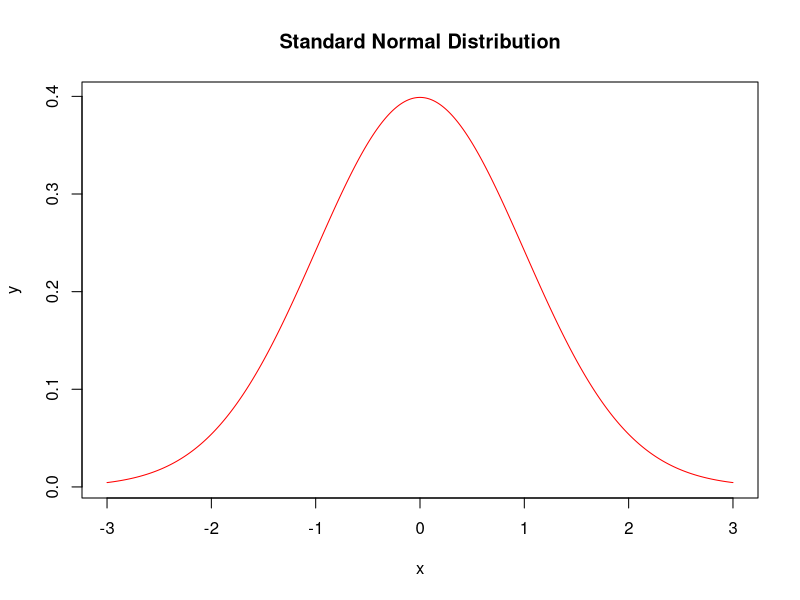

Here is the R script that generated this plot: (Note: this script raises an error after producing the figure.)
# install the package expss
# let's now plot a standard normal distribution

x <- seq(-3,3, by = 0.01)
y <- dnorm(x, mean = 0, sd = 1)
plot(x, y, type = 'l', col= 'red',main = 'Standard Normal Distribution')

# from a sample of 30 managaers, make a sampling distribution of the proportion of managers who said Yes (who took a training program)
# suppose we do the sampling 1000 times

samp.prop <- c()
for (i in 1:1000){
  set.seed(143+i)
  samp <- sample(eai$`Training Program`, 30)
  samp.prop[i] <- count_if('Yes', samp)/30
}

xsp <- seq(min(samp.prop), max(samp.prop), by = 0.01)
ysp <- dnorm(xsp, mean = mean(samp.prop), sd = sd(samp.prop))
plot(xsp, ysp, type = 'l', main = 'Sampling Distribution of the Sample Proportion')

hist(samp.prop, prob = T, main='Sampling Distribution of the Sample Proportion of Trained Managers', xlab='Sample Proportion Estimates', ylab='Probability')

x <- seq(min(samp.prop), max(samp.prop), by = 0.01)
curve(dnorm(x, mean = mean(samp.prop), sd = sd(samp.prop)), col = 'red', add = T, lwd =)

# make a sampling distribution of the sample proportion for No, out of 50 samples, iterated 1000 times, with seed 143

samp.prop <- c()
for (i in 1:1000){
  set.seed(143+i)
  samp <- sample(eai$`Training Program`, 50)
  samp.prop[i] <- count_if('No', samp)/50
}

xsp <- seq(min(samp.prop), max(samp.prop), by = 0.01)
ysp <- dnorm(xsp, mean = mean(samp.prop), sd = sd(samp.prop))
plot(xsp, ysp, type = 'l', main = 'Sampling Distribution of the Sample Proportion', ylab = 'Frequency', xlab = 'Sample Proportion estimates')

# sampling distribution of average salary
xbar <- c()
for (i in 1:1000){
  set.seed(201902044+i)
  samp <- sample(eai$`Annual Salary`,30)
  xbar[i] <- mean(samp)/30
}
xsp <- seq(min(xbar), max(xbar), by = 0.01)
ysp <- dnorm(xsp, mean = mean(xbar), sd = sd(xbar))
plot(xsp, ysp, type = 'l', main = 'Sampling Distribution of the Sample Proportion', ylab = 'Frequency', xlab = 'Average Salary estimates')
